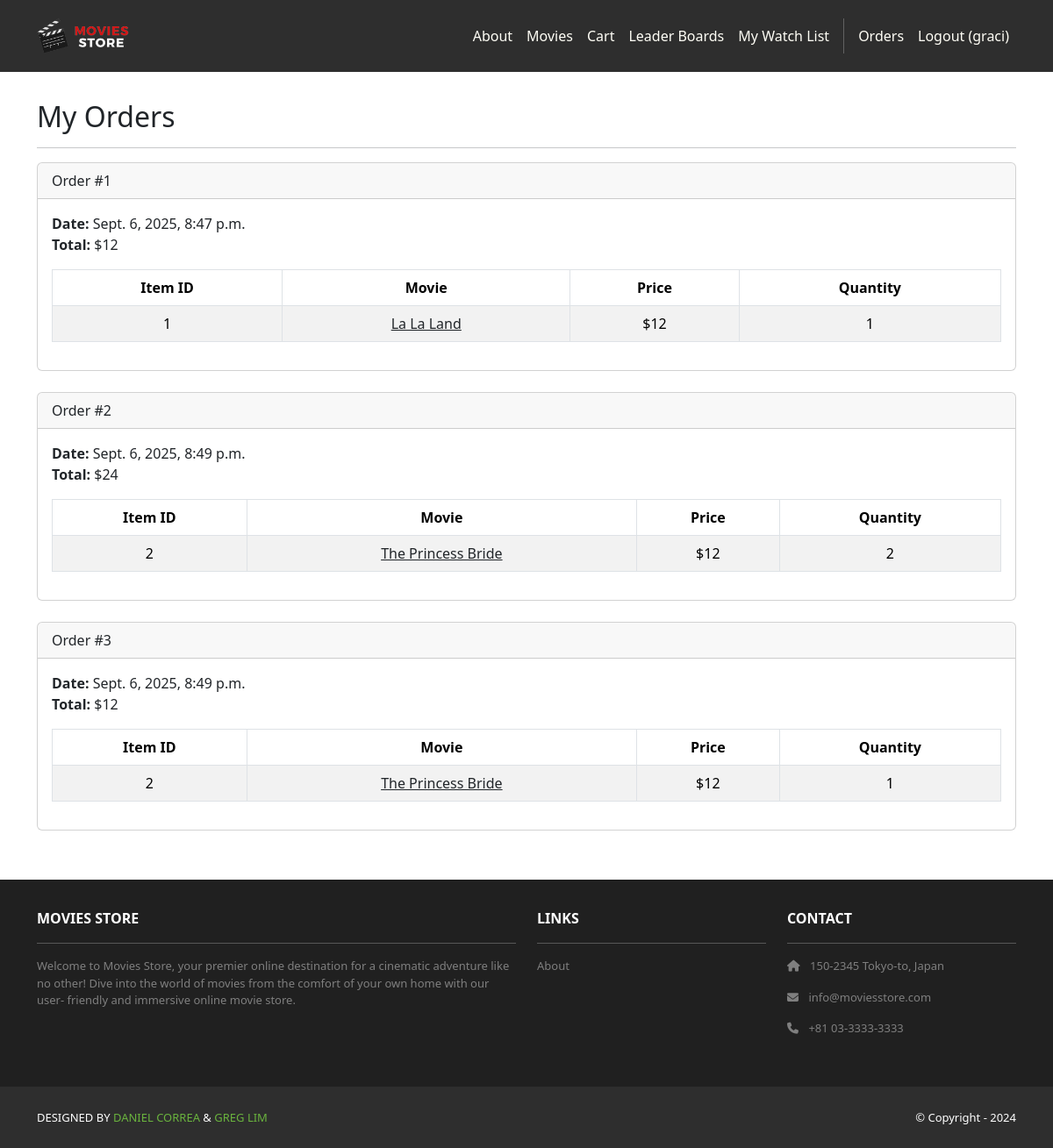
Page /accounts/orders/ (signed in) on the committed database.
### cart/models.py (models this page shows, shortened)
class Order(models.Model):
    id = models.AutoField(primary_key=True)
    total = models.IntegerField()
    date = models.DateTimeField(auto_now_add=True)
    user = models.ForeignKey(User, on_delete=models.CASCADE)

class Item(models.Model):
    id = models.AutoField(primary_key=True)
    price = models.IntegerField()
    quantity = models.IntegerField()
    order = models.ForeignKey(Order, on_delete=models.CASCADE)
    movie = models.ForeignKey(Movie, on_delete=models.CASCADE)

### movies/models.py (models this page shows, shortened)
class Movie(models.Model):
    id = models.AutoField(primary_key=True)
    name = models.CharField(max_length=255)
    price = models.IntegerField()
    description = models.TextField()
    image = models.ImageField(upload_to='movie_images/')
    rating = models.IntegerField(default = 0)
    watch_list = models.ManyToManyField(User, related_name="watch_listed_movies", blank=True)
    amount_left = models.PositiveIntegerField(default=0, help_text="Number of copies available for purchase")

### accounts/views.py (the view)
# urls.py: path('orders/', views.orders, name='accounts.orders'),
@login_required #ensure that the user must be logged in to access the orders function.
def orders(request):
    template_data = {}
    template_data['title'] = 'Orders' #define the template_data variable and assign it a title.
    template_data['orders'] = request.user.order_set.all() #We retrieve all orders belonging to the currently logged-in user (request.user). The order_set attribute is used to access the related orders associated with the user through their relationship
    return render(request, 'accounts/orders.html', {'template_data': template_data}) #pass the orders to the template and render it

### accounts/templates/accounts/orders.html
{% extends 'base.html' %}
{% block content %}
<div class="p-3">
    <div class="container">
        <div class="row mt-3">
            <div class="col mx-auto mb-3">
                <h2>My Orders</h2>
                <hr />
                {% for order in template_data.orders %}
                <div class="card mb-4">
                    <div class="card-header">
                        Order #{{ order.id }}
                    </div>
                    <div class="card-body">
                        <b>Date:</b> {{ order.date }}<br />
                        <b>Total:</b> ${{ order.total }}<br />
                        <table class="table table-bordered table-striped text-center mt-3">
                            <thead>
                                <tr>
                                    <th scope="col">Item ID</th>
                                    <th scope="col">Movie</th>
                                    <th scope="col">Price</th>
                                    <th scope="col">Quantity</th>
                                </tr>
                            </thead>
                            <tbody>
                                {% for item in order.item_set.all %}
                                <tr>
                                    <td>{{ item.movie.id }}</td>
                                    <td>
                                        <a class="link-dark" href="{% url 'movies.show' id=item.movie.id %}"> {{ item.movie.name }}
                                        </a>
                                    </td>
                                    <td>${{ item.movie.price }}</td>
                                    <td>{{ item.quantity }}</td>
                                </tr>
                                {% endfor %}
                            </tbody>
                        </table>
                    </div>
                </div>
                {% endfor %}
            </div>
        </div>
    </div>
</div>
{% endblock content %}

### moviesstore/templates/base.html (shortened to what this page needs)
<!DOCTYPE html>
<html>
    {% load static %}
    <head>
        <link href =
            "https://cdn.jsdelivr.net/npm/bootstrap@5.3.3/dist/css/bootstrap.min.css" rel="stylesheet">
        <link rel=
            "stylesheet"  href="https://cdnjs.cloudflare.com/ajax/libs/font-awesome/6.1.1/css/all.min.css">
        <link rel="stylesheet" type="text/css" href="{% static 'css/style.css' %}">
    </head>
    <body>
        <nav class="p-3 navbar navbar-dark bg-dark navbar-expand-lg">
            <div class="container">
                <a class="navbar-brand" href="{% url 'home.index' %}">
                    <img src="{% static 'img/logo.png' %}" alt="logo" height="40" />
                </a>
                <div class="collapse navbar-collapse" id="navbarNavAltMarkup">
                    <div class="navbar-nav ms-auto navbar-ml">
                        <a class="nav-link" href="{% url 'home.about' %}">About</a>
                        <a class="nav-link" href="{% url 'movies.index' %}">Movies</a>
                        <a class="nav-link" href="{% url 'cart.index' %}">Cart</a>
                        <a class="nav-link" href="{% url 'topcomments.index' %}">Leader Boards</a>
                        {% if user.is_authenticated %}
                        <a class="nav-link" href="{% url 'watchlist.index' %}">My Watch List</a>
                        {% endif %}
                        {% if user.is_authenticated %}
                        <a class="nav-link"href="{% url 'accounts.orders' %}">Orders</a>
                        <a class="nav-link" href="{% url 'accounts.logout' %}">Logout ({{ user.username }})</a>
                        {% else %}
                        <a class="nav-link" href="{% url 'accounts.login' %}">Login</a>
                        <a class="nav-link" href="{% url 'accounts.signup' %}"> Sign Up
                        </a>
                        {% endif %}
                    </div>
                </div>
            </div>
        </nav>
        <div>
            {% block content %}
            {% endblock content %}
        </div>
        <section class="p-3 ms-footer d-none d-md-block">
            <div class="container">
                <div class="row mt-3 text-white">
                    <div class="col-md-6 col-lg-6 col-xl-6 mx-auto mb-4">
                        <b>MOVIES STORE</b>
                        <hr />
                        <p>
                            Welcome to Movies Store, your premier online
                            destination for a cinematic adventure like no
                            other! Dive into the world of movies from the
                            comfort of your own home with our user-
                            friendly and immersive online movie store.
                        </p>
                    </div>
                    <div class="col-md-3 col-lg-3 col-xl-3 mx-auto mb-4">
                        <b>LINKS</b>
                        <hr />
                        <p><a class="nav-link" href="{% url 'home.about' %}"> About
                        </a></p>
                    </div>
                    <div class="col-md-3 col-lg-3 col-xl-3 mx-auto mb-4">
                        <b>CONTACT</b>
                        <hr />
                        <p><i class="fas fa-home me-2"></i> 150-2345 Tokyo-to, Japan
                        </p>
                        <p><i class="fas fa-envelope me-2"></i> info@moviesstore.com
                        </p>
                        <p><i class="fas fa-phone me-2"></i> +81 03-3333-3333
                        </p>
                    </div>
                </div>
            </div>
        </section>
        <section class="p-3 ms-footer-bottom bg-dark">
            <div class="container d-flex justify-content-between">
                <div class="me-5 text-white">
                    <span>DESIGNED BY
                        <a href="https://www.x.com/danielgarax"
                        target="_blank">DANIEL CORREA</a> &
                        <a href="https://www.x.com/greglim81"
                        target="_blank">GREG LIM</a>
                    </span>
                </div>
                <div class="text-white">
                    <span>© Copyright - 2024</span>
                </div>
            </div>
        </section>
    </body>
</html>

### moviesstore/static/css/style.css (style rules this page uses)
.navbar a.nav-link { color: #FFFEF6 !important; }
.bg-dark { background-color: #2E2E2E !important; }
.ms-footer { background-color: #202020; }
.ms-footer p { color: #7F7F7F; font-size: 13px; }
.ms-footer-bottom span { font-size: 13px; line-height: 38px; }
.ms-footer-bottom a { color: #6ab43e; text-decoration: none; }

### rows in the picture
Order: id "1", date "Sept. 6, 2025, 8:47 p.m.", total "12"
Item: movie.id "1", movie.name "La La Land", movie.price "12", quantity "1"
Order: id "2", date "Sept. 6, 2025, 8:49 p.m.", total "24"
Item: movie.id "2", movie.name "The Princess Bride", movie.price "12", quantity "2"
Order: id "3", date "Sept. 6, 2025, 8:49 p.m.", total "12"
Item: movie.id "2", movie.name "The Princess Bride", movie.price "12", quantity "1"

### other values in the picture
{{ user.username }} "graci"
